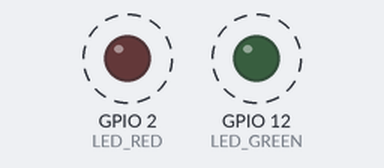
A program run on a simulated ESP32. On the bench: output pins drawn as LEDs (lit = HIGH). Dashed ring = blinking. What the program prints to the serial monitor is not drawn.

Above: at 1.1 s.
Timing chart, 0 to 4.7 s (numbered marks = the images above):
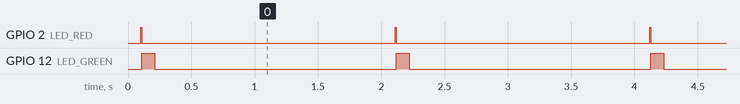

Measured:
- by itself, GPIO 2 (LED_RED): alternates HIGH for 0.01 s and LOW for 2.0 s
- by itself, GPIO 12 (LED_GREEN): alternates HIGH for 0.10 s and LOW for 1.9 s
- by itself, everything shown: repeats every 2.0 s, in 3 steps

The program:

main.cpp
```cpp
#include <Arduino.h>
#include "device.h"

void taskTrigger(void* arg);
void taskProcess(void* arg);
SemaphoreHandle_t smDataUpdate;
volatile int nCounter=0;

void setup() {
  Serial.begin(115200);
  delay(100);
  pinMode(LED_BUILTIN, OUTPUT);
  pinMode(LED_RED, OUTPUT);
  pinMode(LED_GREEN, OUTPUT);

  smDataUpdate = xSemaphoreCreateBinary();
  xTaskCreatePinnedToCore(taskTrigger, "taskProducer", configMINIMAL_STACK_SIZE+1024, NULL, 2, NULL, 0);
  xTaskCreatePinnedToCore(taskProcess, "taskConsumer", configMINIMAL_STACK_SIZE+1024, NULL, 1, NULL, 1);
}

void loop() {
  vTaskDelay(0);
}

void taskTrigger(void* arg)
{
    while (1)
    {
        digitalWrite(LED_RED, LED_ON);
        nCounter++;
        printf("Trigger: %d\n", nCounter);
        fflush(stdout);
        vTaskDelay(10/portTICK_RATE_MS);
        digitalWrite(LED_RED, LED_OFF);
        xSemaphoreGive(smDataUpdate);
        vTaskDelay(2000/portTICK_RATE_MS);
    }
}

void taskProcess(void* arg)
{
    while (1)
    {
      xSemaphoreTake(smDataUpdate, portMAX_DELAY);
      digitalWrite(LED_GREEN, LED_ON);
      vTaskDelay(100/portTICK_RATE_MS);
      printf("Proces receive: %d\n", nCounter);
      fflush(stdout);
      digitalWrite(LED_GREEN, LED_OFF);
    }
}
```

device.h
```cpp
#if defined(ESP8266)
  #define PIN_SW     D5
  #define PIN_SCL    D1
  #define PIN_SDA    D2
  #define PIN_DHT    D3
  #define PIN_SW     D5
  #define LED_GREEN  D6
  #define LED_YELLOW D7
  #define LED_RED    D8
#elif defined(ESP32)
  #if !defined(LED_BUILTIN) // ESP32Cam
    #define LED_BUILTIN 33
  #endif
  #define LED_FLASH   4
  #define LED_RED     2
  // #define LED_YELLOW 12
  #define LED_GREEN  12
  #define PIN_SW      0
  #define PIN_DHT    13 // pin 2, 12: program failed, 16: dht read error
  #define PIN_SDA    14
  #define PIN_SCL    15
#endif

#define LED_BUILTIN_ON  0
#define LED_BUILTIN_OFF 1

#define LED_ON  1
#define LED_OFF 0
```
